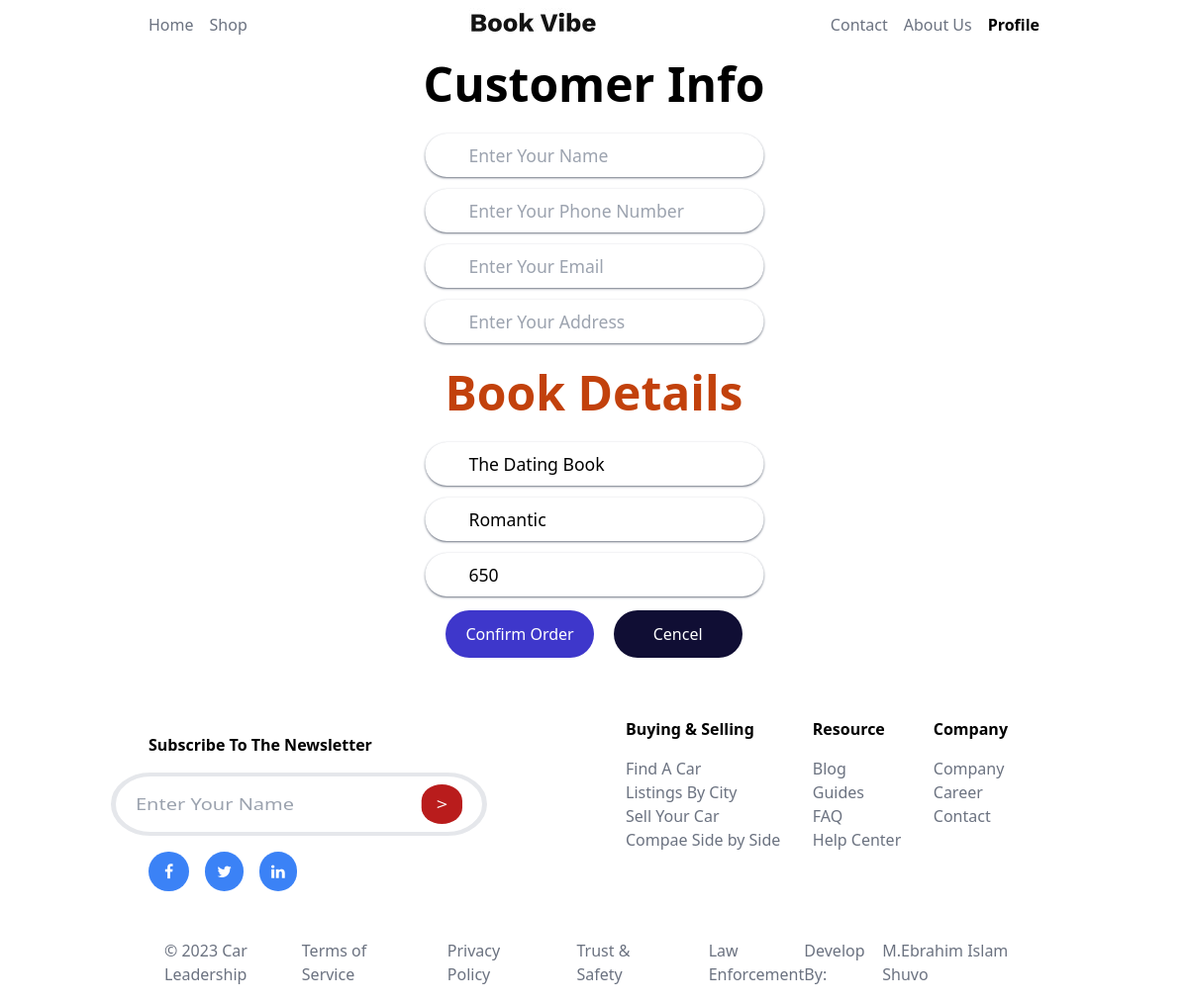
Screenshot of /payment.php?name=The+Dating+Book+ with the database file from the repository.
### tables this page shows
CREATE TABLE `book` (
  `image` text DEFAULT NULL,
  `name` varchar(40) DEFAULT NULL,
  `category` varchar(40) DEFAULT NULL,
  `price` varchar(40) DEFAULT NULL,
  `quantity` int(11) NOT NULL
);

### payment.php (the view, shortened to what this page needs)
<?php
require_once('confiq/conection.php');
if(isset($_GET['name'])) {
    $model = $_GET['name'];
    $u_sql = "SELECT * FROM book WHERE name=?";
    $u_stmt = mysqli_prepare($con, $u_sql);
    mysqli_stmt_bind_param($u_stmt, "s", $model);
    mysqli_stmt_execute($u_stmt);
    $u_result = mysqli_stmt_get_result($u_stmt);
    $u_row = mysqli_fetch_array($u_result, MYSQLI_ASSOC);
} else {
    header("Location: error.php");
    exit();
}
?>
<!DOCTYPE html>
<html lang="en">
<head>
    <link rel="stylesheet" href="https://cdnjs.cloudflare.com/ajax/libs/font-awesome/4.7.0/css/font-awesome.min.css">
    <script src="https://cdn.tailwindcss.com"></script>
</head>
<body>
    <div class="flex flex-col items-center text-gray-500">
        <div class="flex md:justify-between justify-center items-center w-9/12 m-auto gap-4">
            <div class="flex gap-4">
                <a href="index.php" class="hover:scale-110 hover:font-semibold hover:text-black">Home</a>
                <a href="shop.php" class="hover:scale-110 hover:font-semibold hover:text-black">Shop</a>
            </div>
            <img class="hidden md:block" src="photo/logo.jpg" alt="">
            <div class="flex gap-4">
                <a class="hover:scale-110 hover:font-semibold hover:text-black">Contact</a>
                <a class="hover:scale-110 hover:font-semibold hover:text-black">About Us</a>
                <a href="Customer.php" class="font-semibold text-black">Profile</a>
            </div>
        </div>
    </div>
     <div class="flex flex-col md:mb-5 relative">
        <form action="confiq/ConfirmPaymentConfiq.php" method="POST" enctype="multipart/form-data" class="sign-in-form flex flex-col items-center justify-center gap-4">
            <h2 class="text-center text-[3em] font-semibold">Customer Info</h2>
            <input class="scale-110 shadow-sm px-10 py-2 rounded-full shadow-gray-500" type="text"  name="name" required placeholder="Enter Your Name">
            <input class="scale-110 shadow-sm px-10 py-2 rounded-full shadow-gray-500" type="text"  name="number" required placeholder="Enter Your Phone Number">
            <input class="scale-110 shadow-sm px-10 py-2 rounded-full shadow-gray-500" type="text"  name="email" required placeholder="Enter Your Email">
            <input class="scale-110 shadow-sm px-10 py-2 rounded-full shadow-gray-500" type="text"  name="address" required placeholder="Enter Your Address">
            <h1 class="text-center text-orange-700 text-[3em] font-semibold">Book Details</h1>
            <input class="scale-110 shadow-sm px-10 py-2 rounded-full shadow-gray-500" type="text"  value="<?php echo $u_row['name']; ?>"  name="bname" required >
            <input class="scale-110 shadow-sm px-10 py-2 rounded-full shadow-gray-500" type="text"  value="<?php echo $u_row['category']; ?>" name="bcategory" required >
            <input class="scale-110 shadow-sm px-10 py-2 rounded-full shadow-gray-500" type="text"  value="<?php echo $u_row['price']; ?>" name="bprice" required >
            <div class="flex justify-between gap-5">
                <button class="bg-[#3e37cb] text-white px-5  py-3 rounded-full" type="submit" href="">Confirm Order</button>
                <button class="bg-[#100E34] text-white px-10  py-3 rounded-full" href="">Cencel</button>
            </div>
        </form>
     </div>
    <div class="flex flex-col md:flex-row md:justify-between md:w-9/12 m-auto items-center">
        <div class="flex flex-col items-center md:items-start gap-4  md:mt-14 mt-7">
            <h4 class="font-semibold">Subscribe To The Newsletter</h4>
            <div class="flex scale-x-125 border-4 py-2 px-4 rounded-full">
                <input type="email" placeholder="Enter Your Name">
                <p class="bg-red-700 text-white rounded-full px-3 py-2">></p>
            </div>
            <div class=" flex items-center gap-4 mb-8 md:0">
                <a href="#" class="fa fa-facebook bg-blue-500 hover:bg-blue-700 text-white py-3 px-4 rounded-full"></a>
                <a href="#" class="fa fa-twitter bg-blue-500 hover:bg-blue-700 text-white py-3 px-3 rounded-full"></a>
                <a href="#" class="fa fa-linkedin bg-blue-500 hover:bg-blue-700 text-white py-3 px-3 rounded-full"></a>
            </div>
        </div>
        <div class="flex justify-between p-8 md:p- pt-0 w-11/12 md:w-6/12 text-gray-500">
            <div class="flex flex-col gap-4">
                <h3 class="text-black font-bold">Buying & Selling</h3>
                <div class="">
                    <p>Find A Car</p>
                    <p>Listings By City</p>
                    <p>Sell Your Car</p>
                    <p>Compae Side by Side</p>
                </div>
            </div>
            <div class="flex flex-col gap-4">
                <h3 class="text-black font-bold">Resource</h3>
                <div class="">
                    <p>Blog</p>
                    <p>Guides</p>
                    <p>FAQ</p>
                    <p>Help Center</p>
                </div>
            </div>
            <div class="flex flex-col gap-4">
                <h3 class="text-black font-bold">Company</h3>
                <div class="">
                    <p>Company</p>
                    <p>Career</p>
                    <p>Contact</p>
                </div>
            </div>
        </div>
    </div>
    <div class="">
        <div class="text-gray-500 px-4 flex flex-col items-center md:flex-row md:justify-between md:w-9/12 m-auto md:p-4 ">
            <div class="">
                <p>© 2023 Car Leadership</p>
            </div>
            <div class="flex justify-between md:gap-14">
                <p>Terms of Service</p>
                <p>Privacy Policy</p>
                <p>Trust & Safety</p>
                <p>Law Enforcement</p>
            </div>
            <div class="flex gap-2">
                <p>Develop By: </p>
                <a href="https://www.facebook.com/ebrahim.islam.2003">M.Ebrahim Islam Shuvo</a>
            </div>
        </div>
    </div>
</body>
</html>

### rows the page displays
book: bname "The Dating Book", bcategory "Romantic", bprice "650"
